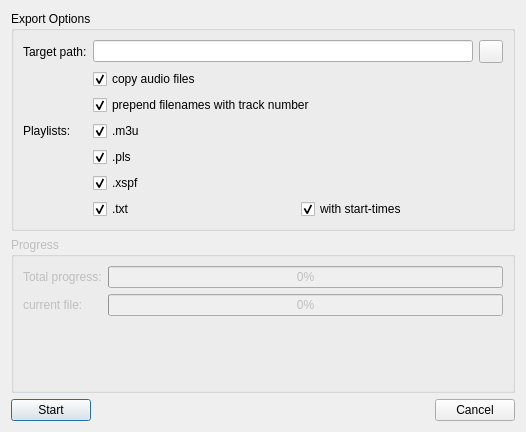
<?xml version="1.0" encoding="UTF-8"?>
<ui version="4.0">
 <class>PlaylistExport</class>
 <widget class="QDialog" name="PlaylistExport">
  <property name="geometry">
   <rect>
    <x>0</x>
    <y>0</y>
    <width>526</width>
    <height>432</height>
   </rect>
  </property>
  <property name="windowTitle">
   <string>Export Playlist</string>
  </property>
  <layout class="QVBoxLayout" name="verticalLayout_3">
   <item>
    <widget class="QGroupBox" name="optionsGroupBox">
     <property name="title">
      <string>Export Options</string>
     </property>
     <layout class="QVBoxLayout" name="verticalLayout">
      <item>
       <layout class="QFormLayout" name="formLayout">
        <item row="0" column="0">
         <widget class="QLabel" name="label">
          <property name="text">
           <string>Target path:</string>
          </property>
         </widget>
        </item>
        <item row="0" column="1">
         <layout class="QHBoxLayout" name="horizontalLayout">
          <item>
           <widget class="QLineEdit" name="target_path"/>
          </item>
          <item>
           <widget class="QToolButton" name="selectTargetPath">
            <property name="text">
             <string/>
            </property>
            <property name="icon">
             <iconset resource="../../resources.qrc">
              <normaloff>:/icons/resources/fileopen.png</normaloff>:/icons/resources/fileopen.png</iconset>
            </property>
           </widget>
          </item>
         </layout>
        </item>
        <item row="1" column="1">
         <widget class="QCheckBox" name="copy_audio_files">
          <property name="text">
           <string>copy audio files</string>
          </property>
          <property name="checked">
           <bool>true</bool>
          </property>
         </widget>
        </item>
        <item row="2" column="1">
         <widget class="QCheckBox" name="prepend_tracknumber">
          <property name="text">
           <string>prepend filenames with track number</string>
          </property>
          <property name="checked">
           <bool>true</bool>
          </property>
         </widget>
        </item>
        <item row="3" column="0">
         <widget class="QLabel" name="label_2">
          <property name="text">
           <string>Playlists:</string>
          </property>
         </widget>
        </item>
        <item row="3" column="1">
         <widget class="QCheckBox" name="export_m3u">
          <property name="text">
           <string>.m3u</string>
          </property>
          <property name="checked">
           <bool>true</bool>
          </property>
         </widget>
        </item>
        <item row="4" column="1">
         <widget class="QCheckBox" name="export_pls">
          <property name="text">
           <string>.pls</string>
          </property>
          <property name="checked">
           <bool>true</bool>
          </property>
         </widget>
        </item>
        <item row="5" column="1">
         <widget class="QCheckBox" name="export_xspf">
          <property name="text">
           <string>.xspf</string>
          </property>
          <property name="checked">
           <bool>true</bool>
          </property>
         </widget>
        </item>
        <item row="6" column="1">
         <layout class="QHBoxLayout" name="horizontalLayout_2">
          <property name="leftMargin">
           <number>0</number>
          </property>
          <property name="topMargin">
           <number>0</number>
          </property>
          <item>
           <widget class="QCheckBox" name="export_txt">
            <property name="text">
             <string>.txt</string>
            </property>
            <property name="checked">
             <bool>true</bool>
            </property>
           </widget>
          </item>
          <item>
           <widget class="QCheckBox" name="withStartTimesCheckBox">
            <property name="text">
             <string>with start-times</string>
            </property>
            <property name="checked">
             <bool>true</bool>
            </property>
           </widget>
          </item>
         </layout>
        </item>
       </layout>
      </item>
     </layout>
    </widget>
   </item>
   <item>
    <widget class="QGroupBox" name="progressGroupBox">
     <property name="enabled">
      <bool>false</bool>
     </property>
     <property name="title">
      <string>Progress</string>
     </property>
     <layout class="QVBoxLayout" name="verticalLayout_2">
      <item>
       <layout class="QFormLayout" name="formLayout_2">
        <item row="0" column="0">
         <widget class="QLabel" name="label_3">
          <property name="text">
           <string>Total progress:</string>
          </property>
         </widget>
        </item>
        <item row="0" column="1">
         <widget class="QProgressBar" name="progress_total">
          <property name="value">
           <number>0</number>
          </property>
         </widget>
        </item>
        <item row="1" column="0">
         <widget class="QLabel" name="label_4">
          <property name="text">
           <string>current file:</string>
          </property>
         </widget>
        </item>
        <item row="1" column="1">
         <widget class="QProgressBar" name="progress_file">
          <property name="value">
           <number>0</number>
          </property>
         </widget>
        </item>
        <item row="2" column="1">
         <widget class="QLabel" name="current_file">
          <property name="text">
           <string/>
          </property>
         </widget>
        </item>
       </layout>
      </item>
     </layout>
    </widget>
   </item>
   <item>
    <layout class="QHBoxLayout" name="horizontalLayout_4">
     <item>
      <widget class="QPushButton" name="okButton">
       <property name="text">
        <string>Start</string>
       </property>
       <property name="icon">
        <iconset resource="../../resources.qrc">
         <normaloff>:/icons/resources/button_ok.png</normaloff>:/icons/resources/button_ok.png</iconset>
       </property>
      </widget>
     </item>
     <item>
      <spacer name="horizontalSpacer_4">
       <property name="orientation">
        <enum>Qt::Horizontal</enum>
       </property>
       <property name="sizeHint" stdset="0">
        <size>
         <width>40</width>
         <height>20</height>
        </size>
       </property>
      </spacer>
     </item>
     <item>
      <widget class="QPushButton" name="cancelButton">
       <property name="text">
        <string>Cancel</string>
       </property>
       <property name="icon">
        <iconset resource="../../resources.qrc">
         <normaloff>:/icons/resources/cancel.png</normaloff>:/icons/resources/cancel.png</iconset>
       </property>
      </widget>
     </item>
    </layout>
   </item>
  </layout>
 </widget>
 <resources>
  <include location="../../resources.qrc"/>
 </resources>
 <connections/>
</ui>
